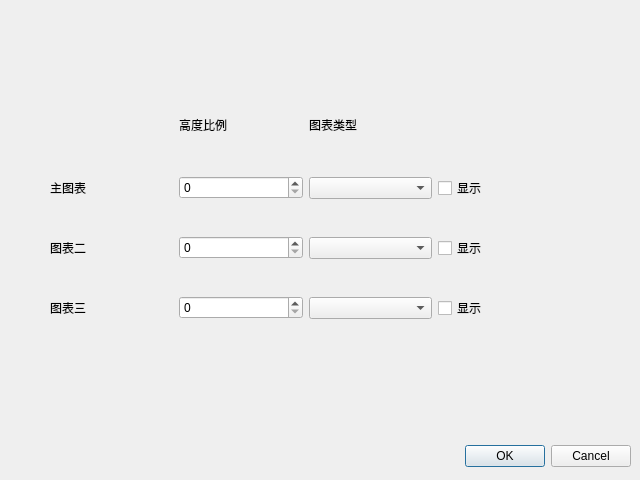
<?xml version="1.0" encoding="UTF-8"?>
<ui version="4.0">
 <class>DayChartCfgDlg</class>
 <widget class="QDialog" name="DayChartCfgDlg">
  <property name="geometry">
   <rect>
    <x>0</x>
    <y>0</y>
    <width>640</width>
    <height>480</height>
   </rect>
  </property>
  <property name="windowTitle">
   <string>Dialog</string>
  </property>
  <widget class="QDialogButtonBox" name="buttonBox">
   <property name="geometry">
    <rect>
     <x>10</x>
     <y>440</y>
     <width>621</width>
     <height>32</height>
    </rect>
   </property>
   <property name="orientation">
    <enum>Qt::Horizontal</enum>
   </property>
   <property name="standardButtons">
    <set>QDialogButtonBox::Cancel|QDialogButtonBox::Ok</set>
   </property>
  </widget>
  <widget class="QWidget" name="layoutWidget">
   <property name="geometry">
    <rect>
     <x>50</x>
     <y>80</y>
     <width>511</width>
     <height>271</height>
    </rect>
   </property>
   <layout class="QGridLayout" name="gridLayout" rowstretch="0,0,0,0" columnstretch="0,0,0,0">
    <property name="sizeConstraint">
     <enum>QLayout::SetDefaultConstraint</enum>
    </property>
    <item row="1" column="2">
     <widget class="QComboBox" name="comboMainType"/>
    </item>
    <item row="3" column="2">
     <widget class="QComboBox" name="comboView3Type"/>
    </item>
    <item row="3" column="0">
     <widget class="QLabel" name="label_3">
      <property name="text">
       <string>图表三</string>
      </property>
     </widget>
    </item>
    <item row="0" column="1">
     <widget class="QLabel" name="label_4">
      <property name="maximumSize">
       <size>
        <width>16777215</width>
        <height>30</height>
       </size>
      </property>
      <property name="text">
       <string>高度比例</string>
      </property>
     </widget>
    </item>
    <item row="1" column="3">
     <widget class="QCheckBox" name="checkBoxMainVisible">
      <property name="text">
       <string>显示</string>
      </property>
     </widget>
    </item>
    <item row="3" column="3">
     <widget class="QCheckBox" name="checkBoxView3Visible">
      <property name="text">
       <string>显示</string>
      </property>
     </widget>
    </item>
    <item row="0" column="2">
     <widget class="QLabel" name="label_5">
      <property name="maximumSize">
       <size>
        <width>16777215</width>
        <height>30</height>
       </size>
      </property>
      <property name="text">
       <string>图表类型</string>
      </property>
     </widget>
    </item>
    <item row="2" column="2">
     <widget class="QComboBox" name="comboView2Type"/>
    </item>
    <item row="1" column="0">
     <widget class="QLabel" name="label">
      <property name="text">
       <string>主图表</string>
      </property>
     </widget>
    </item>
    <item row="2" column="3">
     <widget class="QCheckBox" name="checkBoxView2Visible">
      <property name="text">
       <string>显示</string>
      </property>
     </widget>
    </item>
    <item row="2" column="0">
     <widget class="QLabel" name="label_2">
      <property name="text">
       <string>图表二</string>
      </property>
     </widget>
    </item>
    <item row="3" column="1">
     <widget class="QSpinBox" name="spinBoxView3Height"/>
    </item>
    <item row="2" column="1">
     <widget class="QSpinBox" name="spinBoxView2Height"/>
    </item>
    <item row="1" column="1">
     <widget class="QSpinBox" name="spinBoxMainHeight"/>
    </item>
   </layout>
  </widget>
 </widget>
 <resources/>
 <connections>
  <connection>
   <sender>buttonBox</sender>
   <signal>accepted()</signal>
   <receiver>DayChartCfgDlg</receiver>
   <slot>accept()</slot>
   <hints>
    <hint type="sourcelabel">
     <x>248</x>
     <y>254</y>
    </hint>
    <hint type="destinationlabel">
     <x>157</x>
     <y>274</y>
    </hint>
   </hints>
  </connection>
  <connection>
   <sender>buttonBox</sender>
   <signal>rejected()</signal>
   <receiver>DayChartCfgDlg</receiver>
   <slot>reject()</slot>
   <hints>
    <hint type="sourcelabel">
     <x>316</x>
     <y>260</y>
    </hint>
    <hint type="destinationlabel">
     <x>286</x>
     <y>274</y>
    </hint>
   </hints>
  </connection>
 </connections>
</ui>
